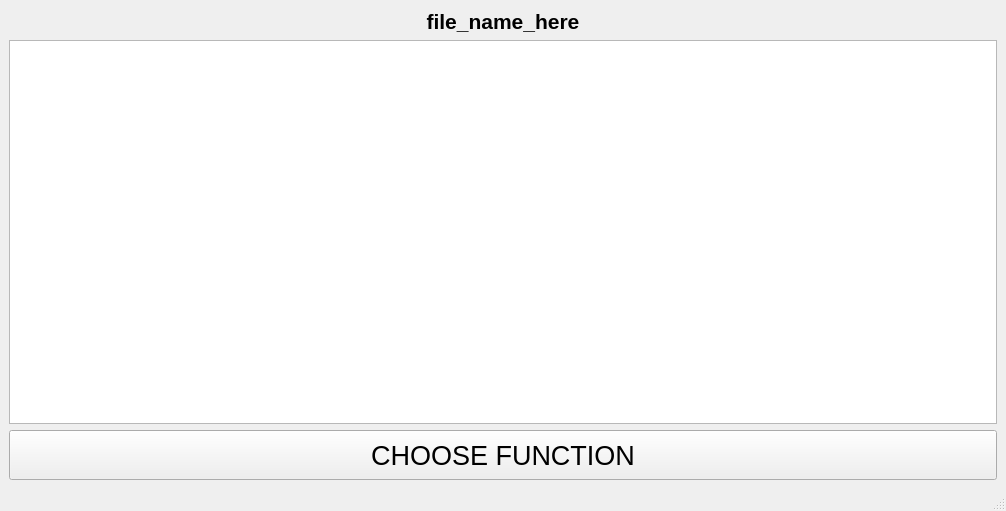
<?xml version="1.0" encoding="UTF-8"?>
<ui version="4.0">
 <class>MainWindow</class>
 <widget class="QMainWindow" name="MainWindow">
  <property name="geometry">
   <rect>
    <x>0</x>
    <y>0</y>
    <width>1006</width>
    <height>511</height>
   </rect>
  </property>
  <property name="minimumSize">
   <size>
    <width>670</width>
    <height>380</height>
   </size>
  </property>
  <property name="windowTitle">
   <string>Task2</string>
  </property>
  <widget class="QWidget" name="centralwidget">
   <layout class="QVBoxLayout" name="verticalLayout">
    <item>
     <widget class="QLabel" name="label_3">
      <property name="font">
       <font>
        <pointsize>16</pointsize>
        <weight>75</weight>
        <bold>true</bold>
       </font>
      </property>
      <property name="text">
       <string>&lt;html&gt;&lt;head/&gt;&lt;body&gt;&lt;p align=&quot;center&quot;&gt;file_name_here&lt;/p&gt;&lt;/body&gt;&lt;/html&gt;</string>
      </property>
      <property name="scaledContents">
       <bool>false</bool>
      </property>
      <property name="alignment">
       <set>Qt::AlignCenter</set>
      </property>
     </widget>
    </item>
    <item>
     <widget class="QTextBrowser" name="textBrowser"/>
    </item>
    <item>
     <widget class="QPushButton" name="pushButton_menu">
      <property name="sizePolicy">
       <sizepolicy hsizetype="Minimum" vsizetype="Minimum">
        <horstretch>0</horstretch>
        <verstretch>0</verstretch>
       </sizepolicy>
      </property>
      <property name="minimumSize">
       <size>
        <width>0</width>
        <height>50</height>
       </size>
      </property>
      <property name="font">
       <font>
        <pointsize>20</pointsize>
       </font>
      </property>
      <property name="text">
       <string>CHOOSE FUNCTION</string>
      </property>
     </widget>
    </item>
   </layout>
  </widget>
  <widget class="QMenuBar" name="menubar">
   <property name="geometry">
    <rect>
     <x>0</x>
     <y>0</y>
     <width>1006</width>
     <height>22</height>
    </rect>
   </property>
  </widget>
  <widget class="QStatusBar" name="statusbar"/>
 </widget>
 <resources/>
 <connections/>
</ui>
